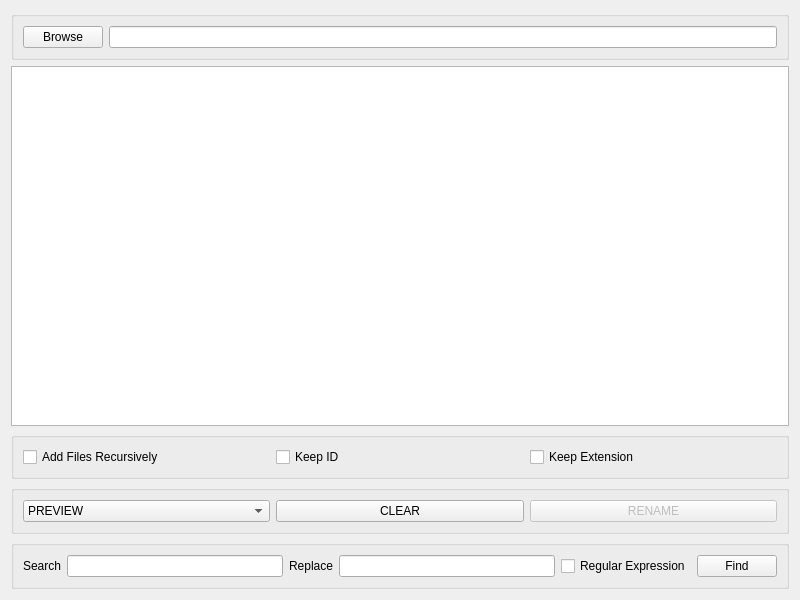
<?xml version="1.0" encoding="UTF-8"?>
<ui version="4.0">
 <class>Widget</class>
 <widget class="QWidget" name="Widget">
  <property name="geometry">
   <rect>
    <x>0</x>
    <y>0</y>
    <width>800</width>
    <height>600</height>
   </rect>
  </property>
  <property name="windowTitle">
   <string>File Renamer</string>
  </property>
  <layout class="QGridLayout" name="gridLayout">
   <item row="0" column="0">
    <widget class="QGroupBox" name="browse">
     <property name="focusPolicy">
      <enum>Qt::StrongFocus</enum>
     </property>
     <property name="title">
      <string/>
     </property>
     <layout class="QFormLayout" name="formLayout">
      <item row="0" column="0">
       <widget class="QPushButton" name="dir_btn">
        <property name="text">
         <string>Browse</string>
        </property>
       </widget>
      </item>
      <item row="0" column="1">
       <widget class="QLineEdit" name="dir_txt">
        <property name="readOnly">
         <bool>true</bool>
        </property>
       </widget>
      </item>
     </layout>
    </widget>
   </item>
   <item row="1" column="0">
    <widget class="QTextEdit" name="dir_output">
     <property name="readOnly">
      <bool>true</bool>
     </property>
    </widget>
   </item>
   <item row="2" column="0">
    <widget class="QGroupBox" name="options">
     <property name="title">
      <string/>
     </property>
     <layout class="QHBoxLayout" name="horizontalLayout_3">
      <item>
       <widget class="QCheckBox" name="recursively">
        <property name="text">
         <string>Add Files Recursively</string>
        </property>
       </widget>
      </item>
      <item>
       <widget class="QCheckBox" name="id">
        <property name="text">
         <string>Keep ID</string>
        </property>
       </widget>
      </item>
      <item>
       <widget class="QCheckBox" name="extension">
        <property name="text">
         <string>Keep Extension</string>
        </property>
       </widget>
      </item>
     </layout>
    </widget>
   </item>
   <item row="3" column="0">
    <widget class="QGroupBox" name="groupBox">
     <property name="title">
      <string/>
     </property>
     <layout class="QHBoxLayout" name="horizontalLayout">
      <item>
       <widget class="QComboBox" name="comboBox">
        <item>
         <property name="text">
          <string>PREVIEW</string>
         </property>
        </item>
        <item>
         <property name="text">
          <string>Remove Non-Alphanum Chars</string>
         </property>
        </item>
        <item>
         <property name="text">
          <string>Remove Accents</string>
         </property>
        </item>
        <item>
         <property name="text">
          <string>Trim Spaces</string>
         </property>
        </item>
        <item>
         <property name="text">
          <string>Replace Spaces With Hyphens</string>
         </property>
        </item>
        <item>
         <property name="text">
          <string>Replace Dots With Hyphens</string>
         </property>
        </item>
        <item>
         <property name="text">
          <string>Replace Hyphens With Spaces</string>
         </property>
        </item>
        <item>
         <property name="text">
          <string>Lower Case</string>
         </property>
        </item>
        <item>
         <property name="text">
          <string>Title Case</string>
         </property>
        </item>
        <item>
         <property name="text">
          <string>Remove ID</string>
         </property>
        </item>
       </widget>
      </item>
      <item>
       <widget class="QPushButton" name="clear_btn">
        <property name="text">
         <string>CLEAR</string>
        </property>
       </widget>
      </item>
      <item>
       <widget class="QPushButton" name="rename_btn">
        <property name="enabled">
         <bool>false</bool>
        </property>
        <property name="text">
         <string>RENAME</string>
        </property>
       </widget>
      </item>
     </layout>
    </widget>
   </item>
   <item row="4" column="0">
    <widget class="QGroupBox" name="search_replace">
     <property name="title">
      <string/>
     </property>
     <layout class="QHBoxLayout" name="horizontalLayout_2">
      <item>
       <widget class="QLabel" name="search_label">
        <property name="text">
         <string>Search</string>
        </property>
       </widget>
      </item>
      <item>
       <widget class="QLineEdit" name="search">
        <property name="tabletTracking">
         <bool>false</bool>
        </property>
        <property name="focusPolicy">
         <enum>Qt::StrongFocus</enum>
        </property>
        <property name="text">
         <string notr="true"/>
        </property>
        <property name="placeholderText">
         <string notr="true"/>
        </property>
       </widget>
      </item>
      <item>
       <widget class="QLabel" name="replace_label">
        <property name="text">
         <string>Replace</string>
        </property>
       </widget>
      </item>
      <item>
       <widget class="QLineEdit" name="replace">
        <property name="tabletTracking">
         <bool>false</bool>
        </property>
        <property name="focusPolicy">
         <enum>Qt::StrongFocus</enum>
        </property>
        <property name="text">
         <string/>
        </property>
       </widget>
      </item>
      <item>
       <widget class="QCheckBox" name="regex">
        <property name="text">
         <string>Regular Expression</string>
        </property>
       </widget>
      </item>
      <item>
       <widget class="QPushButton" name="find_btn">
        <property name="text">
         <string>Find</string>
        </property>
       </widget>
      </item>
     </layout>
    </widget>
   </item>
  </layout>
 </widget>
 <tabstops>
  <tabstop>dir_btn</tabstop>
  <tabstop>dir_txt</tabstop>
  <tabstop>dir_output</tabstop>
  <tabstop>recursively</tabstop>
  <tabstop>id</tabstop>
  <tabstop>extension</tabstop>
  <tabstop>comboBox</tabstop>
  <tabstop>clear_btn</tabstop>
  <tabstop>rename_btn</tabstop>
  <tabstop>search</tabstop>
  <tabstop>replace</tabstop>
  <tabstop>regex</tabstop>
  <tabstop>find_btn</tabstop>
 </tabstops>
 <resources/>
 <connections>
  <connection>
   <sender>dir_btn</sender>
   <signal>clicked()</signal>
   <receiver>Widget</receiver>
   <slot>open_dir()</slot>
   <hints>
    <hint type="sourcelabel">
     <x>77</x>
     <y>39</y>
    </hint>
    <hint type="destinationlabel">
     <x>-3</x>
     <y>31</y>
    </hint>
   </hints>
  </connection>
  <connection>
   <sender>dir_btn</sender>
   <signal>clicked()</signal>
   <receiver>dir_txt</receiver>
   <slot>update()</slot>
   <hints>
    <hint type="sourcelabel">
     <x>100</x>
     <y>40</y>
    </hint>
    <hint type="destinationlabel">
     <x>216</x>
     <y>45</y>
    </hint>
   </hints>
  </connection>
  <connection>
   <sender>clear_btn</sender>
   <signal>clicked()</signal>
   <receiver>dir_output</receiver>
   <slot>clear()</slot>
   <hints>
    <hint type="sourcelabel">
     <x>523</x>
     <y>519</y>
    </hint>
    <hint type="destinationlabel">
     <x>411</x>
     <y>395</y>
    </hint>
   </hints>
  </connection>
  <connection>
   <sender>comboBox</sender>
   <signal>activated(int)</signal>
   <receiver>Widget</receiver>
   <slot>index_changed()</slot>
   <hints>
    <hint type="sourcelabel">
     <x>99</x>
     <y>519</y>
    </hint>
    <hint type="destinationlabel">
     <x>-1</x>
     <y>548</y>
    </hint>
   </hints>
  </connection>
  <connection>
   <sender>rename_btn</sender>
   <signal>clicked()</signal>
   <receiver>Widget</receiver>
   <slot>rename_files()</slot>
   <hints>
    <hint type="sourcelabel">
     <x>778</x>
     <y>519</y>
    </hint>
    <hint type="destinationlabel">
     <x>794</x>
     <y>553</y>
    </hint>
   </hints>
  </connection>
  <connection>
   <sender>recursively</sender>
   <signal>clicked()</signal>
   <receiver>Widget</receiver>
   <slot>add_recursively()</slot>
   <hints>
    <hint type="sourcelabel">
     <x>72</x>
     <y>460</y>
    </hint>
    <hint type="destinationlabel">
     <x>2</x>
     <y>491</y>
    </hint>
   </hints>
  </connection>
  <connection>
   <sender>id</sender>
   <signal>clicked()</signal>
   <receiver>Widget</receiver>
   <slot>keep_id()</slot>
   <hints>
    <hint type="sourcelabel">
     <x>523</x>
     <y>460</y>
    </hint>
    <hint type="destinationlabel">
     <x>797</x>
     <y>484</y>
    </hint>
   </hints>
  </connection>
  <connection>
   <sender>extension</sender>
   <signal>clicked()</signal>
   <receiver>Widget</receiver>
   <slot>keep_ext()</slot>
   <hints>
    <hint type="sourcelabel">
     <x>778</x>
     <y>460</y>
    </hint>
    <hint type="destinationlabel">
     <x>794</x>
     <y>526</y>
    </hint>
   </hints>
  </connection>
  <connection>
   <sender>regex</sender>
   <signal>clicked()</signal>
   <receiver>Widget</receiver>
   <slot>regex()</slot>
   <hints>
    <hint type="sourcelabel">
     <x>565</x>
     <y>577</y>
    </hint>
    <hint type="destinationlabel">
     <x>33</x>
     <y>602</y>
    </hint>
   </hints>
  </connection>
  <connection>
   <sender>find_btn</sender>
   <signal>clicked()</signal>
   <receiver>Widget</receiver>
   <slot>find()</slot>
   <hints>
    <hint type="sourcelabel">
     <x>726</x>
     <y>555</y>
    </hint>
    <hint type="destinationlabel">
     <x>776</x>
     <y>595</y>
    </hint>
   </hints>
  </connection>
 </connections>
 <slots>
  <slot>open_dir()</slot>
  <slot>index_changed()</slot>
  <slot>rename_files()</slot>
  <slot>add_recursively()</slot>
  <slot>keep_ext()</slot>
  <slot>keep_id()</slot>
  <slot>search_replace()</slot>
  <slot>regex()</slot>
  <slot>find()</slot>
 </slots>
</ui>
